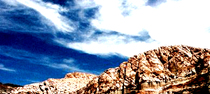
%> input picture a1_20171204/input_data/part1.png, 210 x 94 px, shrunk from 388 x 174 before the run
$ octave q6d.m   (GNU Octave 9; MATLAB toolbox functions it lacks are replaced by stand-ins)
%> lines starting %> are read from the running program, lines starting %| are printed output that depends on the picture
### a1_20171204/src/histEqualization.m
function [lut, final] = histEqualization(im)

[w, h] = size(im);
[counts, ~] = imhist(im);

pdf = counts./(w*h);
cdf = cumsum(pdf);
lut = round(255*cdf);
final = uint8(zeros(w, h));

for i = 1:size(lut, 1)
    final(im == i-1) = lut(i);
end

end

### a1_20171204/src/histMatching.m
function final = histMatching(im, ref)

final = zeros(size(im));

[si, ~] = histEqualization(im);
[sr, ~] = histEqualization(ref);

F = zeros(size(sr));
min = 100000;
min_i = -1;

for i = 1:size(si, 1)
   for j = 1:size(sr, 1)
       diff = abs(si(i, 1) - sr(j,1));
       if diff == 0
           min_i = j;
           break;
       elseif diff < min
           min_i = j;
           min = diff;
       end
    end
    F(i, 1) =min_i;
    min_i =-1;
    min = 100000;
end

out=zeros(size(im(:)));
for k=1:size(F,1)
    ind=find(im==k-1);
    out(ind)=F(k,1);
end

out = uint8(out);
final = reshape(out, size(im));

end

### a1_20171204/src/q6d.m
close all;

im1 = rgb2gray(imread('part1.png'));
%> im1: size 94x210 uint8; min 0, max 255, mean 150.7
im2 = rgb2gray(imread('part2.png'));
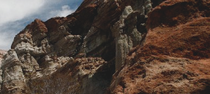
%> input picture a1_20171204/input_data/part2.png, 210 x 94 px, shrunk from 387 x 174 before the run
%> im2: size 94x210 uint8; min 18, max 226, mean 73.4
im3 = rgb2gray(imread('part3.png'));
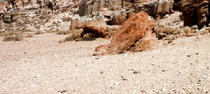
%> input picture a1_20171204/input_data/part3.png, 210 x 94 px, shrunk from 388 x 174 before the run
%> im3: size 94x210 uint8; min 0, max 255, mean 170.9
im4 = rgb2gray(imread('part4.png'));
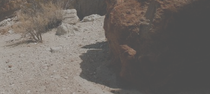
%> input picture a1_20171204/input_data/part4.png, 210 x 94 px, shrunk from 387 x 174 before the run
%> im4: size 94x210 uint8; min 70, max 183, mean 106

im = rgb2gray(imread('canyon.png'));
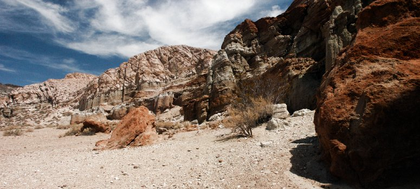
%> input picture a1_20171204/input_data/canyon.png, 420 x 189 px, shrunk from 775 x 348 before the run
%> im: size 189x420 uint8; min 0, max 254, mean 112.2
[row, col] = size(im);
%> row = 189; col = 420
end1 = round(row/2);
%> end1 = 95
end2 = round(col/2);
%> end2 = 210
topleft =  im(1:end1, 1:end2);
topright = im(1:end1, end2+1:col);
bottomleft = im(end1+1:row, 1:end2);
bottomright = im(end1+1:row, end2+1:col);

% imshow(topleft);

im1 = histMatching(im1, topleft);
%> in histEqualization, `[counts, ~] = imhist(im);`: counts = 256 values, max 4529 at index 256, min 27 at index 175, mean 77.11
%> in histEqualization, `pdf = counts./(w*h);`: pdf = 256 values, max 0.229 at index 256, min 0.00137 at index 175, mean 0.00391
%> in histEqualization, `cdf = cumsum(pdf);`: cdf = 256 values from 0.0103 to 1
%> in histEqualization, `lut = round(255*cdf);`: lut = 256 values from 3 to 255
%> in histMatching, `[sr, ~] = histEqualization(ref);`: sr = 256 values from 0 to 255
%> after the loop in histMatching, `for i = 1:size(si, 1)`: F = 256 values from 44 to 243
im2 = histMatching(im2, topright);
%> the loop in histMatching (call 2), `for k=1:size(F,1)` made 256 passes
%> ind on passes 19 to 21: 6708, 9931, [4081; 6897]
im3 = histMatching(im3, bottomleft);
%> in histEqualization (call 6), `[counts, ~] = imhist(im);`: counts = 256 values, max 429 at index 211, min 0 at index 1, mean 77.11
%> in histEqualization (call 6), `pdf = counts./(w*h);`: pdf = 256 values, max 0.0217 at index 211, min 0 at index 1, mean 0.00391
%> in histEqualization (call 6), `cdf = cumsum(pdf);`: cdf = 256 values from 0 to 1
%> in histEqualization (call 6), `lut = round(255*cdf);`: lut = 256 values from 0 to 255
%> after the loop in histEqualization (call 6), `for i = 1:size(lut, 1)`:
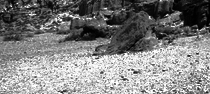
%> final: size 94x210 uint8; min 0, max 255, mean 128.8
im4 = histMatching(im4, bottomright);
%> in histEqualization (call 8), `[counts, ~] = imhist(im);`: counts = 256 values, max 751 at index 6, min 0 at index 236, mean 77.11
%> in histEqualization (call 8), `pdf = counts./(w*h);`: pdf = 256 values, max 0.038 at index 6, min 0 at index 236, mean 0.00391
%> in histEqualization (call 8), `cdf = cumsum(pdf);`: cdf = 256 values from 0.000507 to 1
%> after the loop in histEqualization (call 8), `for i = 1:size(lut, 1)`:
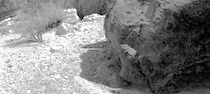
%> final: size 94x210 uint8; min 0, max 255, mean 129.1

out = [im1, im2; im3, im4];
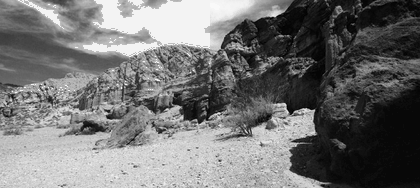
%> out: size 188x420 uint8; min 1, max 249, mean 114.8
figure;
subplot(2, 1, 1);
imshow(im);
subplot(2, 1, 2);
imshow(out);
